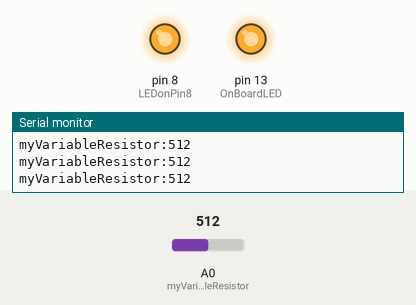
Simulated run of this sketch. Board: Arduino Uno, built with avr-gcc and run on an emulated ATmega328P. Shown: output pins drawn as LEDs (lit = HIGH), the last lines printed to the serial monitor. The inputs (shaded band) are chosen by the test bench; at power-on: A0 (myVariableResistor) = 512.

Above: at 1.2 s.
1.3 s: A0 (myVariableResistor) set to 486
At 1.6 s:
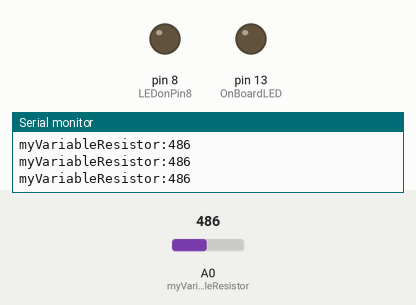
2.8 s: A0 (myVariableResistor) set to 510
At 3.6 s:
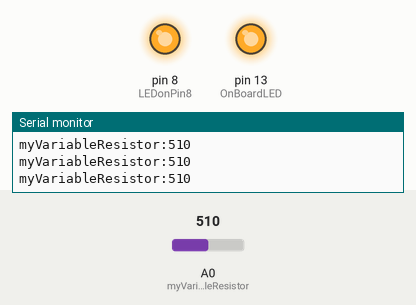
5.8 s: A0 (myVariableResistor) set to 490
At 6.9 s:
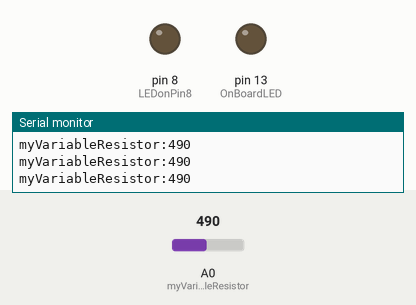
Timing chart, 0 to 8.8 s (numbered marks = the images above; inputs shaded):
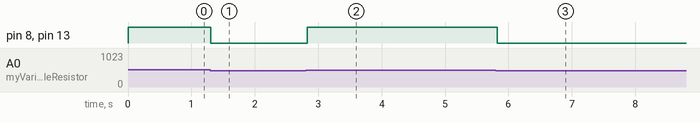

Measured:
- the behaviour switches between 500 and 499 on A0 (myVariableResistor) (found by bisection; images 0 and 1)
- after the input at 1.3 s, pin 8 (LEDonPin8), pin 13 (OnBoardLED): HIGH → LOW at once
- after the input at 2.8 s, pin 8 (LEDonPin8), pin 13 (OnBoardLED): LOW → HIGH at once
- after the input at 5.8 s, pin 8 (LEDonPin8), pin 13 (OnBoardLED): HIGH → LOW at once

The sketch:

05.analogueRead.ino
```cpp
/*
  Author:

  Learning Intention:
  The students will learn how to wire a variable resistor as a pseudo sensor and read analogue
  data from that PIN.

  Success Criteria:
    1.  I can wire a variable resistor in TINKERCAD
    2.  I know how to read analogue data from a specific PIN
    3.  I know the range of analogue data
    4.  I can organise output data so it correctly plots on the serial monitor
    5.  I can apply this knowledge to the Light, Sound and Rotary Potentiometer in the sensor kit

  Student Notes:

  Documentation:
    https://www.arduino.cc/reference/en/language/functions/analog-io/analogread/
  Schematic:
    https://www.tinkercad.com/things/97wMDip2Ata-bootcamp-analogueread/editel
    https://github.com/TempeHS/TempeHS_Ardunio_Bootcamp/blob/main/05.analogueRead/Bootcamp-analogueRead.png
*/

static unsigned int myVariableResistor = A0;
unsigned int resistorValue;
static unsigned int LEDonPin8 = 8;
static unsigned int OnBoardLED = 13;

void setup() {
  Serial.begin(9600);
  // Analogue pins do not need to be configured unless you want to use one as a digital I/O
  pinMode(OnBoardLED, OUTPUT);
  pinMode(LEDonPin8, OUTPUT);
}

void loop() {
  Serial.print("myVariableResistor:");
  resistorValue = analogRead(myVariableResistor);
  Serial.println(resistorValue);
  if (resistorValue >= 500) {
    digitalWrite(OnBoardLED, 1);
    digitalWrite(LEDonPin8, 1);
  }
  else {
    digitalWrite(OnBoardLED, 0);
    digitalWrite(LEDonPin8, 0);
  }
}
```
